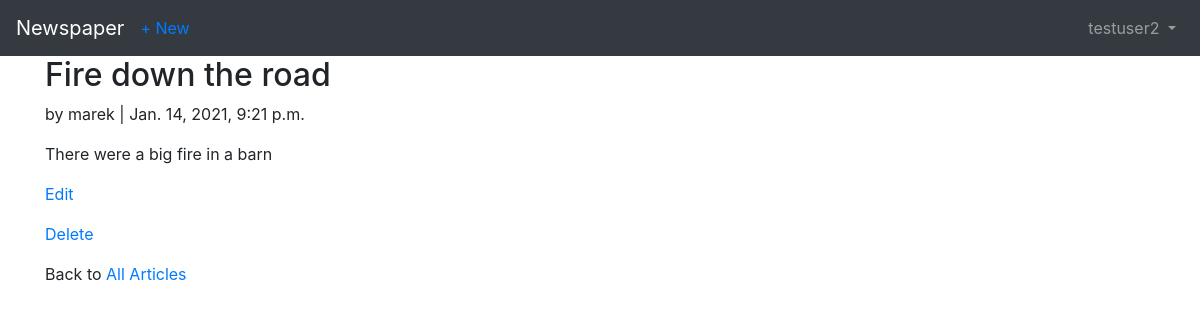
Page /articles/2/ (signed in) on the committed database.
### users/models.py (models this page shows)
class CustomUser(AbstractUser):
    age = models.PositiveIntegerField(null=True, blank=True)

### articles/models.py (models this page shows, shortened)
class Article(models.Model):
    title = models.CharField(max_length=255)
    body = models.TextField()
    date = models.DateTimeField(auto_now_add=True)
    author = models.ForeignKey(
        get_user_model(),
        on_delete=models.CASCADE
    )
    class Meta:
        verbose_name = ("Article")
        verbose_name_plural = ("Articles")

### articles/views.py (the view)
# urls.py: path('<int:pk>/', ArticleDetailView.as_view(), name='article_detail' ),
class ArticleDetailView(LoginRequiredMixin, DetailView):
    model = Article
    template_name = "article_detail.html"

### templates/article_detail.html (shortened to what this page needs)
{% extends 'base.html' %}
{% block content %}
    <div class="article-entry">
        <h2>{{ object.title }}</h2>
        <p>by {{ object.author }} | {{ object.date }}</p>
        <p>{{ object.body }}</p>
    </div>
    <p><a href="{% url 'article_edit' article.pk %} ">Edit</a></p>
    <p><a href="{% url 'article_delete' article.pk %} ">Delete</a></p>
    <p>Back to <a href="{% url 'article_list' %} ">All Articles</a></p>
{% endblock content %}

### templates/base.html (shortened to what this page needs)
<!DOCTYPE html>
<html>
<head>
  <link rel="stylesheet" href="https://stackpath.bootstrapcdn.com/bootstrap/4.5.0/css/bootstrap.min.css">
</head>
<body>
  <nav class="navbar navbar-expand-lg navbar-dark bg-dark">
    <a class="navbar-brand" href="{% url 'home' %}">Newspaper</a>
    {% if user.is_authenticated %}
      <ul class="navbar-nav mr-auto">
        <li class="nav-item"><a href="{% url 'article_new' %}">+ New</a></li>
      </ul>
    {% endif %}
    <div class="collapse navbar-collapse" id="navbarSupportedContent">
      {% if user.is_authenticated %}
        <ul class="navbar-nav ml-auto">
          <li class="nav-item">
            <a class="nav-link dropdown-toggle" href="#" id="navbarDropdown" role="button" data-toggle="dropdown" aria-haspopup="true" aria-expanded="false">
              {{ user.username }}
            </a>
          </li>
        </ul>
      {% endif %}
    </div>
  </nav>
  <main>
    <div class="container">
      {% block content %}
      {% endblock content %}
    </div>
  </main>
</body>
</html>

### rows in the picture
CustomUser: username "testuser2"
Article: title "Fire down the road", author "marek", date "Jan. 14, 2021, 9:21 p.m.", body "There were a big fire in a barn"
